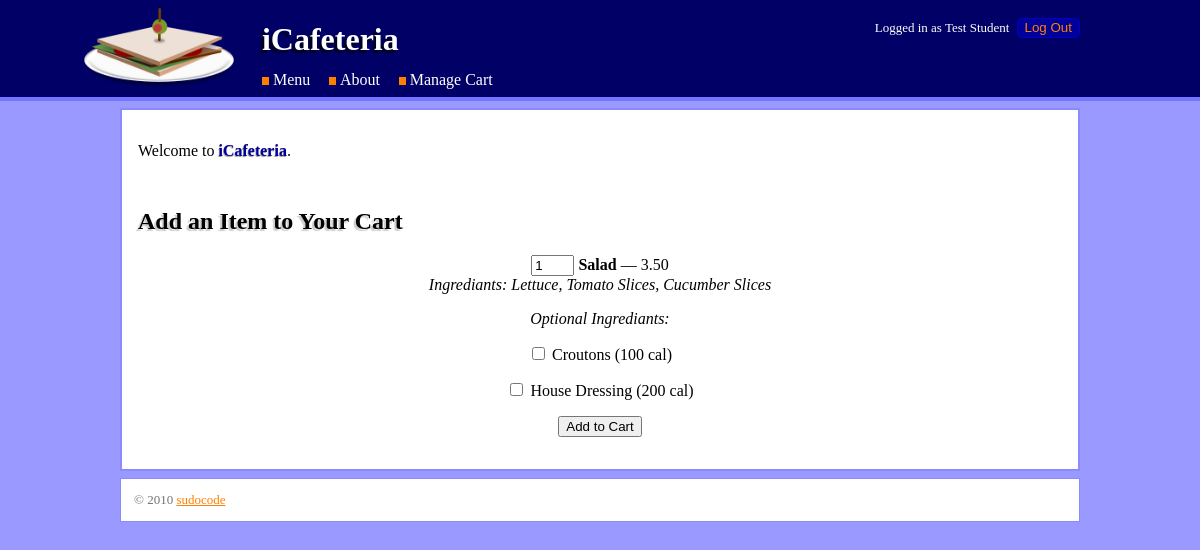
The app's page /manage/add_cart.php?item_id=1 (signed in) with its own data.
### tables this page shows
CREATE TABLE IF NOT EXISTS users (
    user_id INT AUTO_INCREMENT,
    user_type_id INT NOT NULL,
    username VARCHAR(45) NOT NULL UNIQUE,
    password VARCHAR(45) NOT NULL,
    f_name VARCHAR(20) NOT NULL,
    l_name VARCHAR(20) NOT NULL,
    PRIMARY KEY (user_id),
    FOREIGN KEY (user_type_id) REFERENCES user_types(user_type_id)
);

CREATE TABLE IF NOT EXISTS items (
    item_id INT AUTO_INCREMENT,
    item_name VARCHAR(20) NOT NULL,
    cost FLOAT NOT NULL,
    sold_out BOOLEAN NOT NULL DEFAULT FALSE,
    prep_time INT NOT NULL,
    item_type_id INT NOT NULL,
    PRIMARY KEY (item_id),
    FOREIGN KEY (item_type_id) REFERENCES item_types(item_type_id)
);

CREATE TABLE IF NOT EXISTS ingreds (
    ingred_id INT AUTO_INCREMENT,
    description VARCHAR(20) NOT NULL,
    calories INT NOT NULL,
    PRIMARY KEY (ingred_id)
);

CREATE TABLE IF NOT EXISTS items_ingreds (
    item_id INT NOT NULL,
    ingred_id INT NOT NULL,
    optional BOOLEAN NOT NULL,
    PRIMARY KEY (item_id, ingred_id),
    FOREIGN KEY (item_id) REFERENCES items(item_id),
    FOREIGN KEY (ingred_id) REFERENCES ingreds(ingred_id)
);

### htdocs/manage/add_cart.php (the view, shortened to what this page needs)
<?php include('../../include/header.php'); ?>
<div id="welcome">
    <p>Welcome to <span class="special">iCafeteria</span>.</p>
</div>
<h2>Add an Item to Your Cart</h2>
<form action="/manage/cart.php" method="POST">
    <ul class="menu">
        <li>
<?php
$results = mysql_query(<<<SQL
SELECT items.*,
       item_type_name,
       req_ingreds.calories AS min_calories
  FROM       items
        JOIN item_types
       USING (item_type_id)
        LEFT
        JOIN (   SELECT items.item_id AS item_id, SUM(ingreds.calories) AS calories
                   FROM       items
                         JOIN items_ingreds
                        USING (item_id)
                         JOIN ingreds
                        USING (ingred_id)
                  WHERE NOT items_ingreds.optional
               GROUP BY items.item_id
             ) AS req_ingreds
       USING (item_id)
 WHERE items.item_id = $_GET[item_id];
SQL
    , $db)
    or die('Select failed: ' . mysql_error());
$row = mysql_fetch_assoc($results);
$cost = money_format('$%n', $row['cost']);
echo '<div class="title"><input style="width: 5ex;" type="text" name="count" value="1"> ';
echo "$row[item_name] <span class=\"cost\">&mdash; $cost</span></div>";
echo '<div class="ingrediants">';
$ingred_result = mysql_query("SELECT description FROM items_ingreds join ingreds using (ingred_id) WHERE items_ingreds.item_id = $row[item_id] AND items_ingreds.optional = FALSE", $db)
    or die ('Select failed'.mysql_error());
$first = true;
while (($ingred_row = mysql_fetch_assoc($ingred_result)) != FALSE) {
    echo ($first ? 'Ingrediants: ' : ', ') . $ingred_row['description'];
    $first = false;
}
echo '</div>';
$ingred_opt_result = mysql_query("SELECT ingred_id, description, calories FROM items_ingreds join ingreds using (ingred_id) WHERE items_ingreds.item_id = $row[item_id] AND items_ingreds.optional = TRUE", $db)
    or die ('Select failed'.mysql_error());
echo '<p><div class="ingrediants">Optional Ingrediants:</div></p>';
while (($ingred_opt_row = mysql_fetch_assoc($ingred_opt_result)) != FALSE) {
    echo "<p><input type=\"checkbox\" name=\"ingred_id[]\" value=\"$ingred_opt_row[ingred_id]\"> $ingred_opt_row[description] ($ingred_opt_row[calories] cal)</p>";
}
echo '<button type="submit" name="action" value="add">Add to Cart</button>';
?>
        </li>
    </ul>
</form>
<?php include('../../include/footer.php'); ?>

### include/header.php (shortened to what this page needs)
<?php
$db = mysql_connect('localhost:3306', 'www') or die('Cannot connect to database: ' . mysql_error());
?>
<!DOCTYPE html>
<html>
    <head>
        <link type="text/css" rel="stylesheet" href="/assets/style/layout.css">
        <link type="text/css" rel="stylesheet" href="/assets/style/theme.css">
    </head>
    <body>
        <div id="toolbar">
<?php if(isset($_SESSION['user_id'])): ?>
            <form action="/" method="POST">
                <ul id="login">
                    <li class="login-info">
<?php
$user_result = mysql_query("SELECT * FROM users WHERE user_id=$_SESSION[user_id]", $db)
    or die('Select failed: ' . mysql_error());
$user_row = mysql_fetch_assoc($user_result);
echo "Logged in as $user_row[f_name] $user_row[l_name]";
?>
                    </li>
                    <li>
                        <button type="submit">Log Out</button>
                    </li>
                </ul>
            </form>
<?php endif; ?>
            <a href="/"><img id="logo" src="/assets/img/logo.png" alt="" /></a>
            <h1><a href="/">iCafeteria</a></h1>
            <ul id="main-nav">
                <li><a href="/">Menu</a></li>
                <li><a href="/about">About</a></li>
<?php
if(isset($_SESSION['user_id'])):
    $user_result = mysql_query("SELECT * FROM users WHERE user_id=$_SESSION[user_id]", $db)
        or die('Select failed: ' . mysql_error());
    $user_row = mysql_fetch_assoc($user_result);
?>
<?php
    if ($user_row['user_type_id'] == 2 || $user_row['user_type_id'] == 3) {
        echo "<li><a href=\"/manage/cart.php\">Manage Cart</a>$count</li>";
    }
?>
<?php
endif;
?>
            </ul>
        </div>
        <div id="content">

### htdocs/assets/style/layout.css (style rules this page uses)
body { margin: 0; }
#content, #footer { margin: 1ex 10%; min-width: 800px; padding: 1em; }
#content > h2:first-of-type { margin-top: 0 !important; }
#content #welcome { margin-bottom: 3em; }
#login { float: right; margin: 1em 0 0 0; padding: 0; }
#login button, #login input { display: inline-block; }
#login button, #login input[type ~= button], #login input[type ~= submit] { padding: 0.2ex 1ex; }
#login li { display: inline-block; margin: 0 0 0 1ex; }
#logo { float: left; height: 5em; margin-left: -3em; margin-right: 1em; }
#main-nav { margin: 0; padding: 0; }
#main-nav a::before { content: ""; display: inline-block; height: 0.5em; margin: 0 0.5ex 0 0; width: 1ex; }
#main-nav > li { display: inline; margin: 0 2ex 0 0; }
#toolbar { min-width: 800px; padding: 0.5em 10%; }
#toolbar > h1 { margin: 0.4em 0; }
#toolbar > *:last-child::after { clear: both; content: ""; display: block; height: 0; visibility: hidden; }
.menu { list-style: none; margin: 0; padding: 0; text-align: center; }
.menu li { margin: 0 0 1em 0; padding: 0; }

### htdocs/assets/style/theme.css (style rules this page uses)
a { color: #FF8000; text-decoration: underline; }
a img { border: none; }
h1 { text-shadow: rgba(0, 0, 0, 0.7) -0.2ex 0.2ex 0.1ex; }
h1, h2, h3 { font-family: Georgia, Times, "Times New Roman", serif; }
h2 { text-shadow: rgba(0, 0, 0, 0.2) -0.2ex 0.2ex 0.1ex; }
html { background: #9999FF; }
#content, #footer { background: white; border: 0.3ex solid #8A8AFF; }
#content { color: black; }
#login { font-size: x-small; }
#login .login-info { font-size: small; }
#main-nav a { color: white; }
#main-nav a::before { background: #FF8000; }
#toolbar { background: #000066; border-bottom: 0.6ex solid #7575FF; color: white; font-family: Georgia, Times, "Times New Roman", serif; }
#toolbar a { color: white; text-decoration: none; }
#toolbar button, #toolbar input { -moz-border-radius: 0.7ex; -webkit-border-radius: 0.7ex; background: #000099; border: 0.2ex solid #0000CC; color: white; }
#toolbar button, #toolbar input[type ~= button], #toolbar input[type ~= submit] { color: #FF8000; }
.menu .title { font-weight: bold; }
.menu .title .cost, .menu .title .add-to-cart { font-weight: normal; }
.menu .ingrediants { font-style: italic; }
.special { color: #000099; font-weight: bold; text-shadow: rgba(0, 0, 0, 0.4) -0.1ex 0.1ex 0.1ex; }

### records on screen
users: f_name "Test", l_name "Student"
items: item_name "Salad", cost "3.50"
ingreds: shows "Ingrediants:", description "Lettuce"
ingreds: description "Tomato Slices"
ingreds: description "Cucumber Slices"
items_ingreds: ingred.description "Croutons", ingred.calories "100"
items_ingreds: ingred.description "House Dressing", ingred.calories "200"
